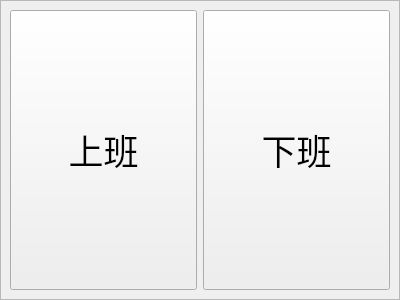
<?xml version="1.0" encoding="UTF-8"?>
<ui version="4.0">
 <class>SignPart</class>
 <widget class="QWidget" name="SignPart">
  <property name="geometry">
   <rect>
    <x>0</x>
    <y>0</y>
    <width>400</width>
    <height>300</height>
   </rect>
  </property>
  <property name="windowTitle">
   <string>Form</string>
  </property>
  <layout class="QVBoxLayout" name="verticalLayout">
   <property name="spacing">
    <number>6</number>
   </property>
   <property name="leftMargin">
    <number>0</number>
   </property>
   <property name="topMargin">
    <number>0</number>
   </property>
   <property name="rightMargin">
    <number>0</number>
   </property>
   <property name="bottomMargin">
    <number>0</number>
   </property>
   <item>
    <widget class="QFrame" name="frame">
     <property name="frameShape">
      <enum>QFrame::StyledPanel</enum>
     </property>
     <property name="frameShadow">
      <enum>QFrame::Raised</enum>
     </property>
     <layout class="QHBoxLayout" name="horizontalLayout">
      <item>
       <widget class="QPushButton" name="inButton">
        <property name="sizePolicy">
         <sizepolicy hsizetype="Minimum" vsizetype="Preferred">
          <horstretch>0</horstretch>
          <verstretch>0</verstretch>
         </sizepolicy>
        </property>
        <property name="font">
         <font>
          <family>Microsoft YaHei UI Light</family>
          <pointsize>26</pointsize>
         </font>
        </property>
        <property name="text">
         <string>上班</string>
        </property>
       </widget>
      </item>
      <item>
       <widget class="QPushButton" name="outButton">
        <property name="sizePolicy">
         <sizepolicy hsizetype="Minimum" vsizetype="Preferred">
          <horstretch>0</horstretch>
          <verstretch>0</verstretch>
         </sizepolicy>
        </property>
        <property name="font">
         <font>
          <family>Microsoft YaHei UI Light</family>
          <pointsize>26</pointsize>
         </font>
        </property>
        <property name="text">
         <string>下班</string>
        </property>
       </widget>
      </item>
     </layout>
    </widget>
   </item>
  </layout>
 </widget>
 <resources/>
 <connections/>
</ui>
